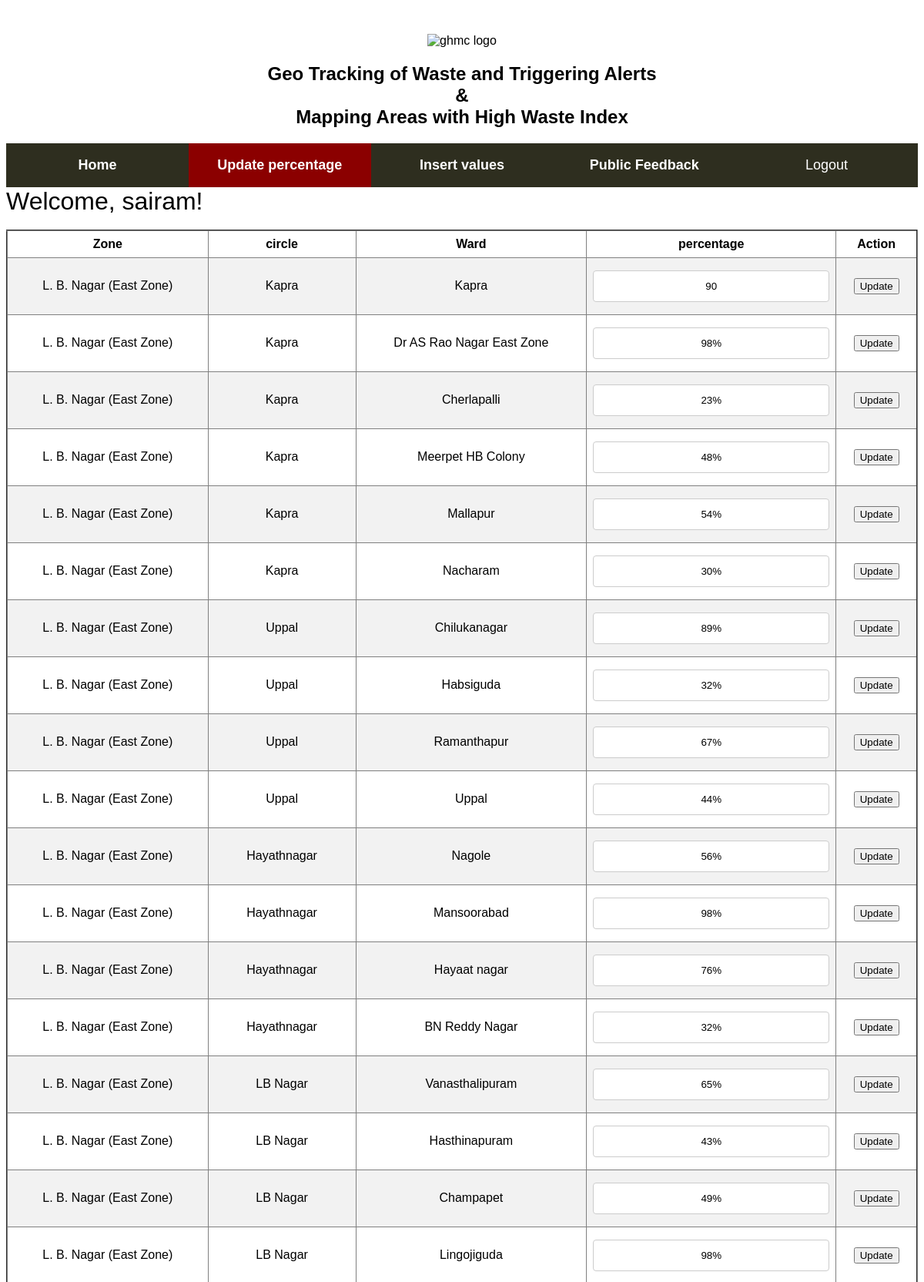
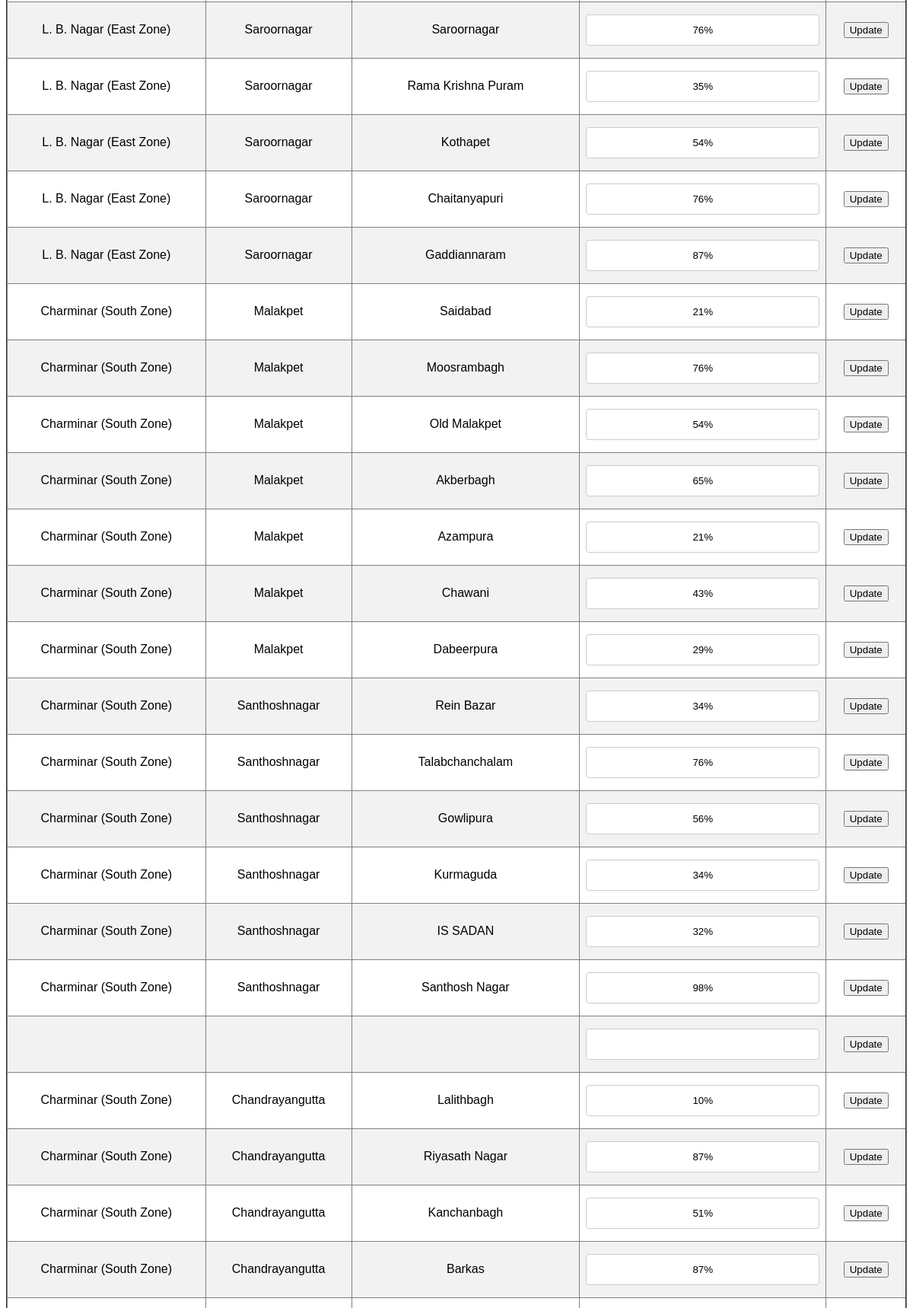
Page /perupdate.php (signed in, upper part) on the committed database (2 pictures, top to bottom).
### tables this page shows
CREATE TABLE `areas` (
  `zone` text NOT NULL,
  `circle` text NOT NULL,
  `ward` text NOT NULL,
  `per` varchar(10) DEFAULT NULL,
  `id` int(10) DEFAULT NULL,
  `Phoneno` int(10) DEFAULT NULL
);

### perupdate.php (the view, shortened to what this page needs)
<?php
if(!isset($_SESSION["sess_user"])){
    header("location:login.php");
} else {
?>
<!doctype html>
<html>
<head>
</head>
<body>
<header><br><br>
<center> <img src="https://www.ghmc.gov.in/images/ghmc_header.png" alt="ghmc logo"></center></header>
<center><h2>Geo Tracking of Waste and Triggering Alerts <br>& <br> Mapping Areas with High Waste Index</h2></center>
<div class="navbar">
<a href="adminhome.php"><b>Home</b></a>
<a class="active" href="perupdate.php"><b>Update percentage</b></a>
<a  href="insertval.php"><b>Insert values</b></a>
<a href="feedbackpublic.php"><b>Public Feedback</b></a>
  <a href="admin.php">Logout</a>
</div>
<font size='6'>Welcome, <?=$_SESSION['sess_user'];?>!</font><br><br>
<?php
$dbHost     = "localhost";
$dbUsername = "id12623400_ghmc";
$dbPassword = "Abcd@123";
$dbName     = "id12623400_ghmc";
$db = new mysqli($dbHost, $dbUsername, $dbPassword, $dbName);
$sql= "select * from areas";
if($result = mysqli_query($db, $sql)){
    if(mysqli_num_rows($result) > 0){
        echo "<table border='2' width='100%' text-align='center'>";
            echo "<tr>";
                echo "<th>Zone</th>";
                echo "<th>circle</th>";
                echo "<th>Ward</th>";
                echo "<th>percentage</th>";
                echo"<th>Action</th>";
            echo "</tr>";
        while($row = mysqli_fetch_array($result)){
            echo "<tr><form action=update.php method=post>";
                echo "<td  align='center'>" . $row['zone'] . "</td>";
                echo "<td  align='center'>" . $row['circle'] . "</td>";
                echo "<td  align='center'>" . $row['ward'] . "</td>";
                echo "<td align='center'><input type=text name=per value='".$row['per']."'></td>";
                echo "<td><input type=submit value='Update'>";
            echo "</form></tr>";
        }
        echo "</table>";
    } else{
        echo "No records matching your query were found.";
    }
} else{
    echo "ERROR: Could not able to execute $sql. " . mysqli_error($db);
}
?>
</body>
</html>
<?php
}
?>

### perupdate.php (style rules this page uses)
* { box-sizing: border-box }
body { font-family: Arial, Helvetica, sans-serif; }
.navbar { width: 100%; background-color: #2e2e1f; overflow: auto; }
.navbar a { float: left; padding: 18px; color: white; text-decoration: none; font-size: 18px; width: 20%; text-align: center; }
.navbar a.active { background-color: darkred; }
header { background: url('https://encrypted-tbn0.gstatic.com/images?q=tbn%3AANd9GcRKdAXfCkLl67bSiQNWDmDaGPED3L9C2fyrCaLC1W9bSaqO8fV3'); }
table { border-collapse: collapse; width: 100%; }
th, td { text-align: left; padding: 8px; text-align: center; }
tr:nth-child(even) { background-color: #f2f2f2; }
input[type=text], select { width: 100%; padding: 12px 20px; margin: 8px 0; display: inline-block; border: 1px solid #ccc; border-radius: 4px; box-sizing: border-box; text-align: center; }

### rows in the picture
areas: zone "L. B. Nagar (East Zone)", circle "Kapra", ward "Kapra", per "90"
areas: zone "L. B. Nagar (East Zone)", circle "Kapra", ward "Dr AS Rao Nagar East Zone", per "98%"
areas: zone "L. B. Nagar (East Zone)", circle "Kapra", ward "Cherlapalli", per "23%"
areas: zone "L. B. Nagar (East Zone)", circle "Kapra", ward "Meerpet HB Colony", per "48%"
areas: zone "L. B. Nagar (East Zone)", circle "Kapra", ward "Mallapur", per "54%"
areas: zone "L. B. Nagar (East Zone)", circle "Kapra", ward "Nacharam", per "30%"
areas: zone "L. B. Nagar (East Zone)", circle "Uppal", ward "Chilukanagar", per "89%"
areas: zone "L. B. Nagar (East Zone)", circle "Uppal", ward "Habsiguda", per "32%"
areas: zone "L. B. Nagar (East Zone)", circle "Uppal", ward "Ramanthapur", per "67%"
areas: zone "L. B. Nagar (East Zone)", circle "Uppal", ward "Uppal", per "44%"
areas: zone "L. B. Nagar (East Zone)", circle "Hayathnagar", ward "Nagole", per "56%"
areas: zone "L. B. Nagar (East Zone)", circle "Hayathnagar", ward "Mansoorabad", per "98%"
areas: zone "L. B. Nagar (East Zone)", circle "Hayathnagar", ward "Hayaat nagar", per "76%"
areas: zone "L. B. Nagar (East Zone)", circle "Hayathnagar", ward "BN Reddy Nagar", per "32%"
areas: zone "L. B. Nagar (East Zone)", circle "LB Nagar", ward "Vanasthalipuram", per "65%"
areas: zone "L. B. Nagar (East Zone)", circle "LB Nagar", ward "Hasthinapuram", per "43%"
areas: zone "L. B. Nagar (East Zone)", circle "LB Nagar", ward "Champapet", per "49%"
areas: zone "L. B. Nagar (East Zone)", circle "LB Nagar", ward "Lingojiguda", per "98%"
areas: zone "L. B. Nagar (East Zone)", circle "Saroornagar", ward "Saroornagar", per "76%"
areas: zone "L. B. Nagar (East Zone)", circle "Saroornagar", ward "Rama Krishna Puram", per "35%"
areas: zone "L. B. Nagar (East Zone)", circle "Saroornagar", ward "Kothapet", per "54%"
areas: zone "L. B. Nagar (East Zone)", circle "Saroornagar", ward "Chaitanyapuri", per "76%"
areas: zone "L. B. Nagar (East Zone)", circle "Saroornagar", ward "Gaddiannaram", per "87%"
areas: zone "Charminar (South Zone)", circle "Malakpet", ward "Saidabad", per "21%"
areas: zone "Charminar (South Zone)", circle "Malakpet", ward "Moosrambagh", per "76%"
areas: zone "Charminar (South Zone)", circle "Malakpet", ward "Old Malakpet", per "54%"
areas: zone "Charminar (South Zone)", circle "Malakpet", ward "Akberbagh", per "65%"
areas: zone "Charminar (South Zone)", circle "Malakpet", ward "Azampura", per "21%"
areas: zone "Charminar (South Zone)", circle "Malakpet", ward "Chawani", per "43%"
areas: zone "Charminar (South Zone)", circle "Malakpet", ward "Dabeerpura", per "29%"
areas: zone "Charminar (South Zone)", circle "Santhoshnagar", ward "Rein Bazar", per "34%"
areas: zone "Charminar (South Zone)", circle "Santhoshnagar", ward "Talabchanchalam", per "76%"
areas: zone "Charminar (South Zone)", circle "Santhoshnagar", ward "Gowlipura", per "56%"
areas: zone "Charminar (South Zone)", circle "Santhoshnagar", ward "Kurmaguda", per "34%"
areas: zone "Charminar (South Zone)", circle "Santhoshnagar", ward "IS SADAN", per "32%"
areas: zone "Charminar (South Zone)", circle "Santhoshnagar", ward "Santhosh Nagar", per "98%"
areas: zone "Charminar (South Zone)", circle "Chandrayangutta", ward "Lalithbagh", per "10%"
areas: zone "Charminar (South Zone)", circle "Chandrayangutta", ward "Riyasath Nagar", per "87%"
areas: zone "Charminar (South Zone)", circle "Chandrayangutta", ward "Kanchanbagh", per "51%"
areas: zone "Charminar (South Zone)", circle "Chandrayangutta", ward "Barkas", per "87%"

### other values in the picture
$_SESSION['sess_user'] "sairam"
